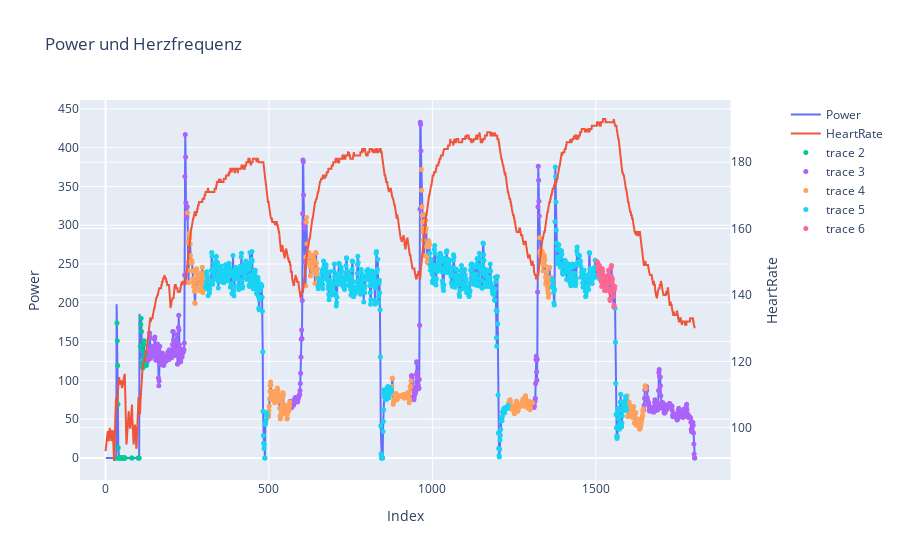

Notebook source saved alongside this figure:
### Code cell
# Erstelle ein Plotly-Figure-Objekt
fig = go.Figure()

# Erstelle ein Plotly-Figure-Objekt mit zwei y-Achsen
fig = make_subplots(specs=[[{"secondary_y": True}]])

# Füge die Power-Daten zum Diagramm hinzu
fig.add_trace(go.Scatter(x=df.index, y=df['PowerOriginal'], mode='lines', name='Power'), secondary_y=False)

# Füge die Heartrate-Daten zum Diagramm hinzu
fig.add_trace(go.Scatter(x=df.index, y=df['HeartRate'], mode='lines', name='HeartRate'), secondary_y=True)

# Layout des Diagramms anpassen
fig.update_layout(title='Power und Herzfrequenz',
                  xaxis_title='Index',
                  yaxis_title='Power',
                  yaxis2_title='HeartRate')


for zone in [zone_1, zone_2, zone_3, zone_4, zone_5]:
    fig.add_trace(go.Scatter(x=zone.index, y=zone['PowerOriginal'], mode='markers', marker=dict(size=5)), secondary_y=False)



# Diagramm anzeigen
fig.show()

### Figure 1 — Plotly figure (JSON) as saved in the notebook; plotly's stock layout.template omitted (floating-point values rounded to 4 significant figures; data arrays with more than 128 entries replaced by an {"elided": "..."} marker saying what was removed)
{"data": [{"mode": "lines", "name": "Power", "type": "scatter", "x": {"elided": "1804 int values"}, "xaxis": "x", "y": {"elided": "1804 int values"}, "yaxis": "y"}, {"mode": "lines", "name": "HeartRate", "type": "scatter", "x": {"elided": "1804 int values"}, "xaxis": "x", "y": {"elided": "1804 int values"}, "yaxis": "y2"}, {"marker": {"size": 5}, "mode": "markers", "type": "scatter", "x": [31, 32, 33, 35, 36, 37, 38, 39, 40, 41, 42, 43, 44, 45, 46, 47, 48, 49, 50, 51, 52, 53, 54, 55, 56, 57, 58, 59, 60, 80, 81, 100, 101, 102, 103, 107, 108, 109, 110, 111, 112, 113, 114, 115, 116, 117, 118, 119, 120, 121, 122, 123, 124, 125, 126, 127, 128, 129], "xaxis": "x", "y": [0, 0, 0, 174, 151, 119, 69, 13, 0, 0, 0, 0, 0, 0, 0, 0, 0, 0, 0, 0, 0, 0, 0, 0, 0, 0, 0, 0, 0, 0, 0, 0, 0, 0, 0, 144, 172, 180, 163, 138, 123, 118, 116, 117, 122, 146, 151, 130, 121, 126, 135, 134, 124, 119, 123, 128, 129, 127], "yaxis": "y"}, {"marker": {"size": 5}, "mode": "markers", "type": "scatter", "x": {"elided": "379 int values"}, "xaxis": "x", "y": {"elided": "379 int values"}, "yaxis": "y"}, {"marker": {"size": 5}, "mode": "markers", "type": "scatter", "x": {"elided": "410 int values"}, "xaxis": "x", "y": {"elided": "410 int values"}, "yaxis": "y"}, {"marker": {"size": 5}, "mode": "markers", "type": "scatter", "x": {"elided": "834 int values"}, "xaxis": "x", "y": {"elided": "834 int values"}, "yaxis": "y"}, {"marker": {"size": 5}, "mode": "markers", "type": "scatter", "x": [1504, 1505, 1506, 1507, 1508, 1509, 1511, 1512, 1516, 1517, 1518, 1519, 1520, 1521, 1522, 1523, 1524, 1525, 1526, 1527, 1528, 1529, 1530, 1531, 1532, 1533, 1534, 1535, 1536, 1537, 1538, 1539, 1540, 1541, 1542, 1543, 1544, 1545, 1546, 1547, 1548, 1549, 1550, 1551, 1552, 1553, 1554, 1555, 1556, 1557, 1558], "xaxis": "x", "y": [253, 252, 251, 246, 242, 236, 248, 245, 230, 227, 221, 231, 244, 240, 234, 234, 235, 233, 227, 216, 216, 226, 225, 217, 216, 222, 228, 228, 231, 234, 236, 242, 236, 226, 217, 205, 203, 213, 230, 246, 248, 233, 226, 230, 222, 215, 208, 195, 197, 217, 221], "yaxis": "y"}], "layout": {"title": {"text": "Power und Herzfrequenz"}, "xaxis": {"anchor": "y", "domain": [0, 0.94], "title": {"text": "Index"}}, "yaxis": {"anchor": "x", "domain": [0, 1], "title": {"text": "Power"}}, "yaxis2": {"anchor": "x", "overlaying": "y", "side": "right", "title": {"text": "HeartRate"}}}}
